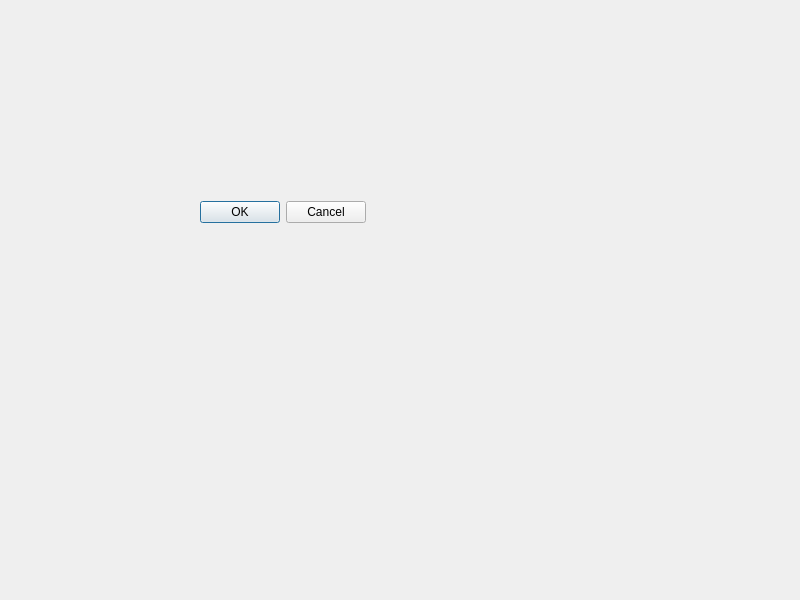
<?xml version="1.0" encoding="UTF-8"?>
<ui version="4.0">
 <class>Dialog</class>
 <widget class="QDialog" name="Dialog">
  <property name="geometry">
   <rect>
    <x>0</x>
    <y>0</y>
    <width>800</width>
    <height>600</height>
   </rect>
  </property>
  <property name="windowTitle">
   <string>Dialog</string>
  </property>
  <widget class="QDialogButtonBox" name="buttonBox">
   <property name="geometry">
    <rect>
     <x>200</x>
     <y>200</y>
     <width>166</width>
     <height>24</height>
    </rect>
   </property>
   <property name="standardButtons">
    <set>QDialogButtonBox::StandardButton::Cancel|QDialogButtonBox::StandardButton::Ok</set>
   </property>
  </widget>
 </widget>
 <resources/>
 <connections/>
</ui>
